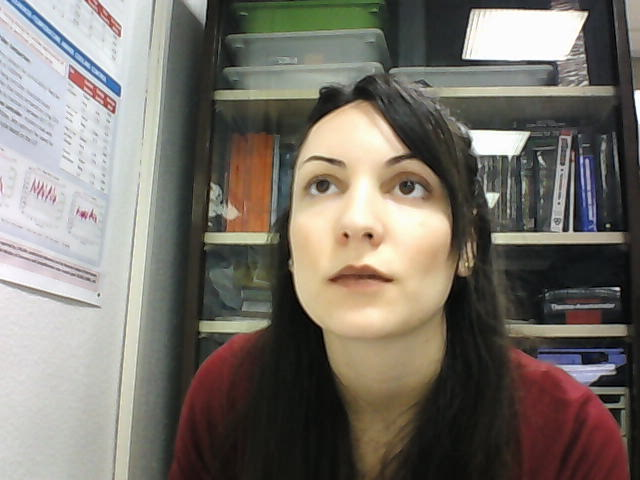
#> input picture BACK/RECONOCIMIENTO_FACIAL/BANCO_IMAGENES/IMAGENES_PROPIAS/2018-02-15_11_29_20.png, 640 x 480 px, given as the content of the folder ECONOCIMIENTO_FACIAL/BANCO_IMAGENES/IMAGENES_PROPIAS/neutral, which was not available
$ python 'face emotion recognition classifier.py'   (Python 2 division)
#> lines starting #> are read from the running program, lines starting #| are printed output that depends on the picture
# CITATION

#  van Gent, P. (2016). Emotion Recognition With Python, OpenCV and a Face Dataset.
# A tech blog about fun things with Python and embedded electronics.
# Retrieved from:
# http://www.paulvangent.com/2016/04/01/emotion-recognition-with-python-opencv-and-a-face-dataset/


# From each image sequence of the dataset, extract two images: one neutral (the first image) and one with an emotional expression (the last image)

# import glob
# from shutil import copyfile
#
# emotions = ["neutral", "anger", "contempt", "disgust", "fear", "happy", "sadness", "surprise"]  # Define emotion order
# participants = glob.glob("/home/marta/PycharmProjects/untitled/pyAudioAnalysis/source_emotion/*")  # Returns a list of all folders with participant numbers
# # print(participants)
# for x in participants:
#     part = "%s" % x[-4:]  # store current participant number
#     # print(part)
#     for sessions in glob.glob("/home/marta/PycharmProjects/untitled/pyAudioAnalysis/source_emotion/%s/*" % part):  # Store list of sessions for current participant
#         # print(sessions)
#         for files in glob.glob("%s/*emotion.txt" % sessions):
#             # print(files)
#             current_session = files[73:-30]
#             # print(current_session)
#             file = open(files, 'r')
#
#             emotion = int(float(file.readline()))  # emotions are encoded as a float, readline as float, then convert to integer.
#
#             sourcefile_emotion = glob.glob("/home/marta/PycharmProjects/untitled/pyAudioAnalysis/source_images/%s/%s/*" % (part, current_session))[-1]  # get path for last image in sequence, which contains the emotion
#             sourcefile_neutral = glob.glob("/home/marta/PycharmProjects/untitled/pyAudioAnalysis/source_images/%s/%s/*" % (part, current_session))[0]  # do same for neutral image
#
#             # print(sourcefile_emotion[67:])
#             # print(sourcefile_neutral)
#
#             dest_neut = "/home/marta/PycharmProjects/untitled/pyAudioAnalysis/sorted_set/neutral/%s" % sourcefile_neutral[76:]  # Generate path to put neutral image
#             dest_emot = "/home/marta/PycharmProjects/untitled/pyAudioAnalysis/sorted_set/%s/%s" % (emotions[emotion], sourcefile_emotion[76:])  # Do same for emotion containing image
#
#             copyfile(sourcefile_neutral, dest_neut)  # Copy file
#             copyfile(sourcefile_emotion, dest_emot)  # Copy file
#
# # Extracting faces. The classifier will work best if the training and classification images are all of the same size and have only a face on them
# # We need to find the face on each image, convert to grayscale, crop it and save the image to the dataset
# # Use HAAR filter from OpenCV to automate face finding. OpenCV provides 4 pretrained classifiers, so to detect as many faces as possible lets use all of them in sequence, and abort the face search once we have found one.
#
# import glob
# import cv2
#
# faceDet = cv2.CascadeClassifier("/home/marta/PycharmProjects/untitled/pyAudioAnalysis/OpenCV_FaceCascade/haarcascade_frontalface_default.xml")
# faceDet_two = cv2.CascadeClassifier("/home/marta/PycharmProjects/untitled/pyAudioAnalysis/OpenCV_FaceCascade/haarcascade_frontalface_alt2.xml")
# faceDet_three = cv2.CascadeClassifier("/home/marta/PycharmProjects/untitled/pyAudioAnalysis/OpenCV_FaceCascade/haarcascade_frontalface_alt.xml")
# faceDet_four = cv2.CascadeClassifier("/home/marta/PycharmProjects/untitled/pyAudioAnalysis/OpenCV_FaceCascade/haarcascade_frontalface_alt_tree.xml")
#
# emotions = ["neutral", "anger", "contempt", "disgust", "fear", "happy", "sadness", "surprise"]  # Define emotions
#
#
# def detect_faces(emotion):
#     files = glob.glob("/home/marta/PycharmProjects/untitled/pyAudioAnalysis/sorted_set/%s/*" % emotion)  # Get list of all images with emotion
#
#     filenumber = 0
#     for f in files:
#         frame = cv2.imread(f)  # Open image
#         gray = cv2.cvtColor(frame, cv2.COLOR_BGR2GRAY)  # Convert image to grayscale
#
#         # Detect face using 4 different classifiers
#         face = faceDet.detectMultiScale(gray, scaleFactor=1.1, minNeighbors=10, minSize=(5, 5), flags=cv2.CASCADE_SCALE_IMAGE)
#         face_two = faceDet_two.detectMultiScale(gray, scaleFactor=1.1, minNeighbors=10, minSize=(5, 5), flags=cv2.CASCADE_SCALE_IMAGE)
#         face_three = faceDet_three.detectMultiScale(gray, scaleFactor=1.1, minNeighbors=10, minSize=(5, 5), flags=cv2.CASCADE_SCALE_IMAGE)
#         face_four = faceDet_four.detectMultiScale(gray, scaleFactor=1.1, minNeighbors=10, minSize=(5, 5), flags=cv2.CASCADE_SCALE_IMAGE)
#
#         # Go over detected faces, stop at first detected face, return empty if no face.
#         if len(face) == 1:
#             facefeatures = face
#         elif len(face_two) == 1:
#             facefeatures = face_two
#         elif len(face_three) == 1:
#             facefeatures = face_three
#         elif len(face_four) == 1:
#             facefeatures = face_four
#         else:
#             facefeatures = ""
#
#         # Cut and save face
#         for (x, y, w, h) in facefeatures:  # get coordinates and size of rectangle containing face
#             print "face found in file: %s" % f
#             gray = gray[y:y + h, x:x + w]  # Cut the frame to size
#
#             try:
#                 out = cv2.resize(gray, (350, 350))  # Resize face so all images have same size
#                 cv2.imwrite("/home/marta/PycharmProjects/untitled/pyAudioAnalysis/dataset/%s/%s.jpg" % (emotion, filenumber), out)  # Write image
#             except:
#                 pass  # If error, pass file
#         filenumber += 1  # Increment image number
#
#
# for emotion in emotions:
#     detect_faces(emotion)  # Call function
#
# # Creating the training and classification set
# # The dataset has been organised and is ready to be recognized, but first we need to actually teach the classifier what certain emotions look like.
# # we randomly sample and train on 80% of the AAdata and classify the remaining 20%, and repeat the process 10 times

import cv2
import glob
import random
import numpy as np

emotions = ["neutral", "anger", "happy", "sadness", "surprise"]  # Emotion list
fishface = cv2.face.FisherFaceRecognizer_create()  # Initialize fisher face classifier

data = {}


def get_files(emotion):  # Define function to get file list, randomly shuffle it and split 80/20
    files = glob.glob("/home/marta/PycharmProjects/CYBEROPS/RECONOCIMIENTO_FACIAL/BANCO_IMAGENES/IMAGENES_PROPIAS/%s/*" % emotion)
    random.shuffle(files)
    training = files[:int(len(files) * 0.8)]  # get first 80% of file list
    prediction = files[-int(len(files) * 0.2):]  # get last 20% of file list
    return training, prediction


def make_sets():
    training_data = []
    training_labels = []
    prediction_data = []
    prediction_labels = []
    for emotion in emotions:
        training, prediction = get_files(emotion)
        # Append AAdata to training and prediction list, and generate labels 0-7
        for item in training:
            image = cv2.imread(item)  # open image
            gray = cv2.cvtColor(image, cv2.COLOR_BGR2GRAY)  # convert to grayscale
            training_data.append(gray)  # append image array to training AAdata list
            training_labels.append(emotions.index(emotion))

        for item in prediction:  # repeat above process for prediction set
            image = cv2.imread(item)
#> image is the input picture: shape (480, 640, 3); mean B, G, R 107.8, 116, 121.5
            gray = cv2.cvtColor(image, cv2.COLOR_BGR2GRAY)
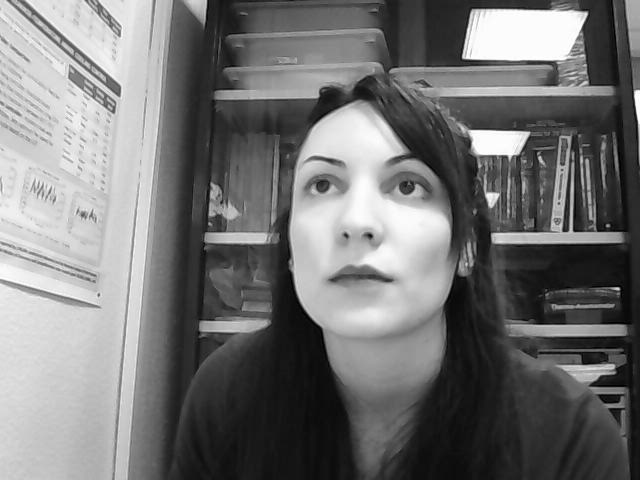
#> gray: shape (480, 640); min 0, max 255, mean 116.7
            prediction_data.append(gray)
            prediction_labels.append(emotions.index(emotion))

    return training_data, training_labels, prediction_data, prediction_labels


def run_recognizer():
    training_data, training_labels, prediction_data, prediction_labels = make_sets()

    print("training fisher face classifier")
    print("size of training set is:", len(training_labels), "images")
#> (the run stopped early here; a loop or call above may not have finished)

$ run again, on BACK/RECONOCIMIENTO_FACIAL/BANCO_IMAGENES/IMAGENES_PROPIAS/2018-02-23_14_31_54.png
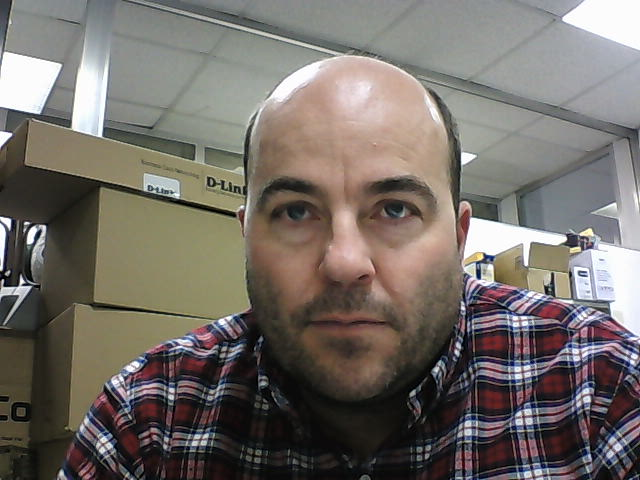
#> input picture BACK/RECONOCIMIENTO_FACIAL/BANCO_IMAGENES/IMAGENES_PROPIAS/2018-02-23_14_31_54.png, 640 x 480 px, given as the content of the folder ECONOCIMIENTO_FACIAL/BANCO_IMAGENES/IMAGENES_PROPIAS/neutral, which was not available
#> in make_sets, image is the input picture: shape (480, 640, 3); mean B, G, R 103.8, 109.4, 115.7
#> in make_sets, `gray = cv2.cvtColor(image, cv2.COLOR_BGR2GRAY)`:
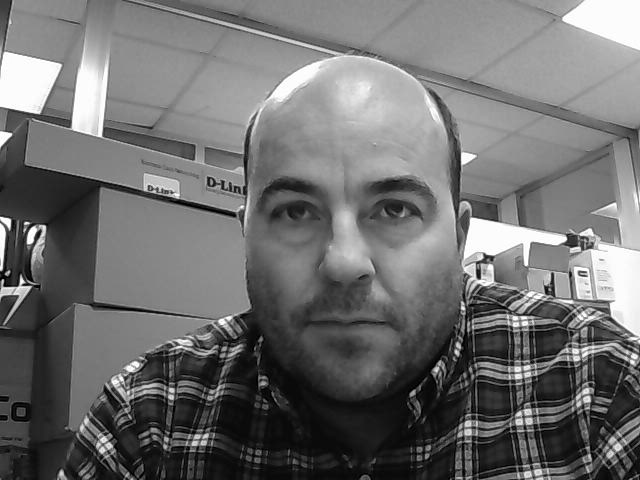
#> gray: shape (480, 640); min 0, max 255, mean 110.7
